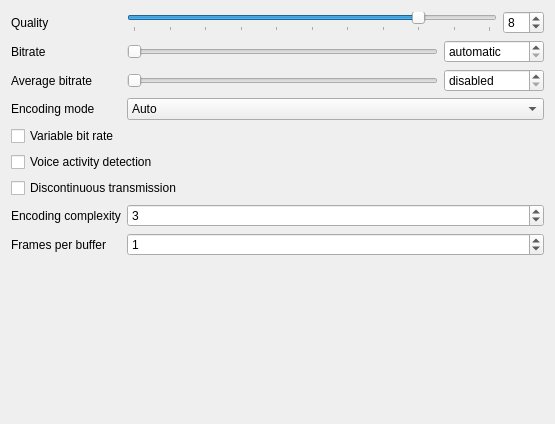
<?xml version="1.0" encoding="UTF-8"?>
<ui version="4.0">
 <class>TranscoderOptionsSpeex</class>
 <widget class="QWidget" name="TranscoderOptionsSpeex">
  <property name="geometry">
   <rect>
    <x>0</x>
    <y>0</y>
    <width>555</width>
    <height>424</height>
   </rect>
  </property>
  <property name="windowTitle">
   <string>Form</string>
  </property>
  <layout class="QFormLayout" name="formLayout">
   <item row="0" column="0">
    <widget class="QLabel" name="label_1">
     <property name="text">
      <string comment="Sound quality">Quality</string>
     </property>
    </widget>
   </item>
   <item row="0" column="1">
    <layout class="QHBoxLayout" name="horizontalLayout_1">
     <item>
      <widget class="QSlider" name="quality_slider">
       <property name="maximum">
        <number>10</number>
       </property>
       <property name="value">
        <number>8</number>
       </property>
       <property name="orientation">
        <enum>Qt::Horizontal</enum>
       </property>
       <property name="tickPosition">
        <enum>QSlider::TicksBelow</enum>
       </property>
      </widget>
     </item>
     <item>
      <widget class="QSpinBox" name="quality_spinbox">
       <property name="maximum">
        <number>10</number>
       </property>
       <property name="value">
        <number>8</number>
       </property>
      </widget>
     </item>
    </layout>
   </item>
   <item row="1" column="0">
    <widget class="QLabel" name="label_2">
     <property name="text">
      <string>Bitrate</string>
     </property>
    </widget>
   </item>
   <item row="1" column="1">
    <layout class="QHBoxLayout" name="horizontalLayout_2">
     <item>
      <widget class="QSlider" name="bitrate_slider">
       <property name="maximum">
        <number>320</number>
       </property>
       <property name="singleStep">
        <number>8</number>
       </property>
       <property name="pageStep">
        <number>32</number>
       </property>
       <property name="orientation">
        <enum>Qt::Horizontal</enum>
       </property>
      </widget>
     </item>
     <item>
      <widget class="QSpinBox" name="bitrate_spinbox">
       <property name="minimumSize">
        <size>
         <width>100</width>
         <height>0</height>
        </size>
       </property>
       <property name="specialValueText">
        <string>automatic</string>
       </property>
       <property name="suffix">
        <string> kbps</string>
       </property>
       <property name="maximum">
        <number>320</number>
       </property>
       <property name="singleStep">
        <number>8</number>
       </property>
      </widget>
     </item>
    </layout>
   </item>
   <item row="2" column="0">
    <widget class="QLabel" name="label_4">
     <property name="text">
      <string>Average bitrate</string>
     </property>
    </widget>
   </item>
   <item row="2" column="1">
    <layout class="QHBoxLayout" name="horizontalLayout_3">
     <item>
      <widget class="QSlider" name="abr_slider">
       <property name="maximum">
        <number>320</number>
       </property>
       <property name="singleStep">
        <number>8</number>
       </property>
       <property name="pageStep">
        <number>32</number>
       </property>
       <property name="orientation">
        <enum>Qt::Horizontal</enum>
       </property>
      </widget>
     </item>
     <item>
      <widget class="QSpinBox" name="abr_spinbox">
       <property name="minimumSize">
        <size>
         <width>100</width>
         <height>0</height>
        </size>
       </property>
       <property name="specialValueText">
        <string>disabled</string>
       </property>
       <property name="suffix">
        <string> kbps</string>
       </property>
       <property name="maximum">
        <number>320</number>
       </property>
       <property name="singleStep">
        <number>8</number>
       </property>
      </widget>
     </item>
    </layout>
   </item>
   <item row="3" column="0">
    <widget class="QLabel" name="label_3">
     <property name="text">
      <string>Encoding mode</string>
     </property>
    </widget>
   </item>
   <item row="3" column="1">
    <widget class="QComboBox" name="mode">
     <item>
      <property name="text">
       <string>Auto</string>
      </property>
     </item>
     <item>
      <property name="text">
       <string>Ultra wide band (UWB)</string>
      </property>
     </item>
     <item>
      <property name="text">
       <string>Wide band (WB)</string>
      </property>
     </item>
     <item>
      <property name="text">
       <string>Narrow band (NB)</string>
      </property>
     </item>
    </widget>
   </item>
   <item row="4" column="0" colspan="2">
    <widget class="QCheckBox" name="vbr">
     <property name="text">
      <string>Variable bit rate</string>
     </property>
    </widget>
   </item>
   <item row="5" column="0" colspan="2">
    <widget class="QCheckBox" name="vad">
     <property name="text">
      <string>Voice activity detection</string>
     </property>
    </widget>
   </item>
   <item row="6" column="0" colspan="2">
    <widget class="QCheckBox" name="dtx">
     <property name="text">
      <string>Discontinuous transmission</string>
     </property>
    </widget>
   </item>
   <item row="7" column="0">
    <widget class="QLabel" name="label_5">
     <property name="text">
      <string>Encoding complexity</string>
     </property>
    </widget>
   </item>
   <item row="7" column="1">
    <widget class="QSpinBox" name="complexity">
     <property name="maximum">
      <number>10000</number>
     </property>
     <property name="value">
      <number>3</number>
     </property>
    </widget>
   </item>
   <item row="8" column="0">
    <widget class="QLabel" name="label_6">
     <property name="text">
      <string>Frames per buffer</string>
     </property>
    </widget>
   </item>
   <item row="8" column="1">
    <widget class="QSpinBox" name="nframes">
     <property name="maximum">
      <number>10000</number>
     </property>
     <property name="value">
      <number>1</number>
     </property>
    </widget>
   </item>
  </layout>
 </widget>
 <tabstops>
  <tabstop>quality_slider</tabstop>
  <tabstop>quality_spinbox</tabstop>
  <tabstop>bitrate_slider</tabstop>
  <tabstop>bitrate_spinbox</tabstop>
  <tabstop>abr_slider</tabstop>
  <tabstop>abr_spinbox</tabstop>
  <tabstop>mode</tabstop>
  <tabstop>vbr</tabstop>
  <tabstop>vad</tabstop>
  <tabstop>dtx</tabstop>
  <tabstop>complexity</tabstop>
  <tabstop>nframes</tabstop>
 </tabstops>
 <resources/>
 <connections>
  <connection>
   <sender>quality_slider</sender>
   <signal>valueChanged(int)</signal>
   <receiver>quality_spinbox</receiver>
   <slot>setValue(int)</slot>
   <hints>
    <hint type="sourcelabel">
     <x>232</x>
     <y>29</y>
    </hint>
    <hint type="destinationlabel">
     <x>525</x>
     <y>23</y>
    </hint>
   </hints>
  </connection>
  <connection>
   <sender>quality_spinbox</sender>
   <signal>valueChanged(int)</signal>
   <receiver>quality_slider</receiver>
   <slot>setValue(int)</slot>
   <hints>
    <hint type="sourcelabel">
     <x>517</x>
     <y>25</y>
    </hint>
    <hint type="destinationlabel">
     <x>248</x>
     <y>31</y>
    </hint>
   </hints>
  </connection>
  <connection>
   <sender>bitrate_slider</sender>
   <signal>valueChanged(int)</signal>
   <receiver>bitrate_spinbox</receiver>
   <slot>setValue(int)</slot>
   <hints>
    <hint type="sourcelabel">
     <x>185</x>
     <y>66</y>
    </hint>
    <hint type="destinationlabel">
     <x>445</x>
     <y>51</y>
    </hint>
   </hints>
  </connection>
  <connection>
   <sender>bitrate_spinbox</sender>
   <signal>valueChanged(int)</signal>
   <receiver>bitrate_slider</receiver>
   <slot>setValue(int)</slot>
   <hints>
    <hint type="sourcelabel">
     <x>471</x>
     <y>68</y>
    </hint>
    <hint type="destinationlabel">
     <x>214</x>
     <y>56</y>
    </hint>
   </hints>
  </connection>
  <connection>
   <sender>abr_slider</sender>
   <signal>valueChanged(int)</signal>
   <receiver>abr_spinbox</receiver>
   <slot>setValue(int)</slot>
   <hints>
    <hint type="sourcelabel">
     <x>323</x>
     <y>90</y>
    </hint>
    <hint type="destinationlabel">
     <x>500</x>
     <y>95</y>
    </hint>
   </hints>
  </connection>
  <connection>
   <sender>abr_spinbox</sender>
   <signal>valueChanged(int)</signal>
   <receiver>abr_slider</receiver>
   <slot>setValue(int)</slot>
   <hints>
    <hint type="sourcelabel">
     <x>493</x>
     <y>84</y>
    </hint>
    <hint type="destinationlabel">
     <x>339</x>
     <y>94</y>
    </hint>
   </hints>
  </connection>
 </connections>
</ui>
